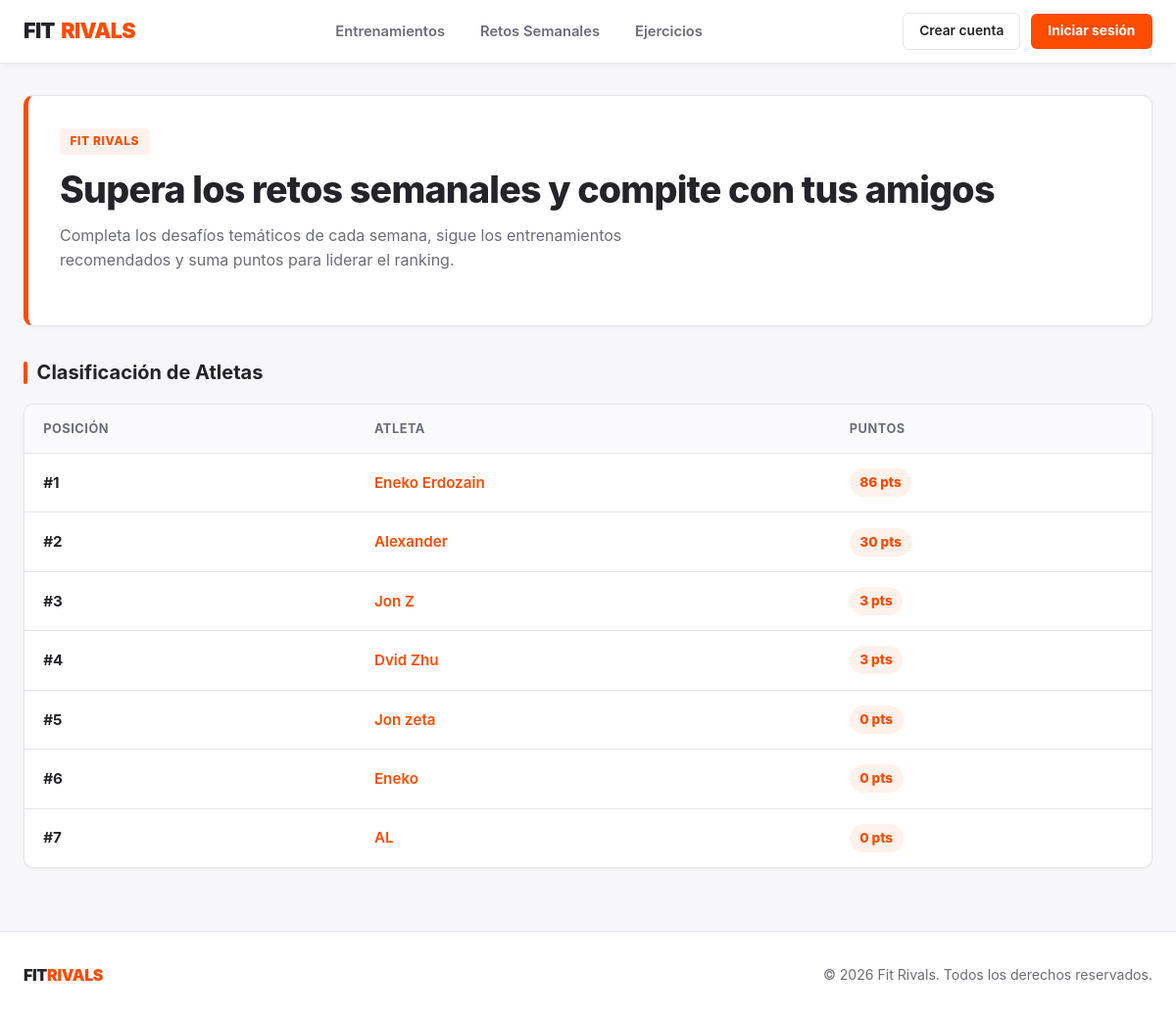
Before: / with the older database file.
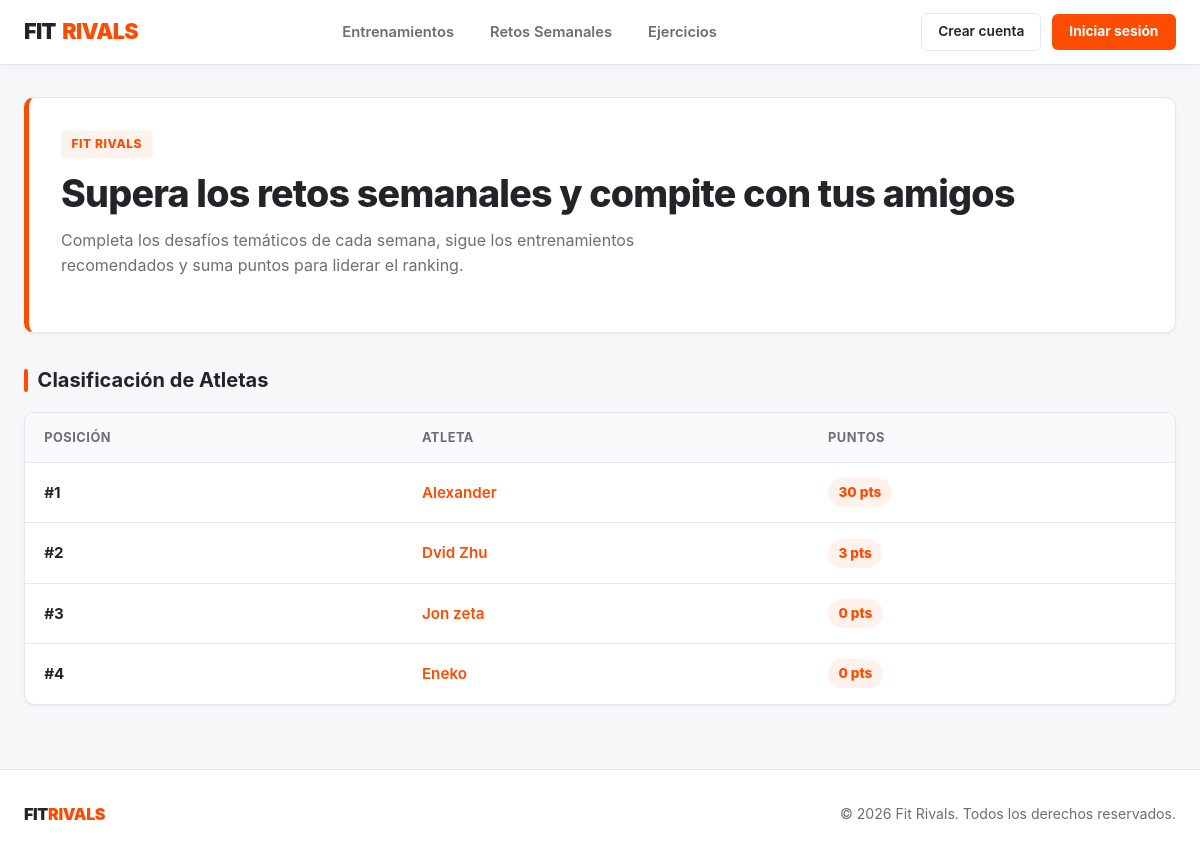
After: the same page with the newer database file.
### FitrivalsApp/models.py (models this page shows, shortened)
class Usuario(models.Model):
    nombre = models.CharField(max_length=100, unique=True)
    email = models.EmailField(unique=True)
    password = models.CharField(max_length=128)
    fecha_alta = models.DateField(auto_now_add=True)
    puntos = models.IntegerField(default=0)

### FitrivalsApp/views.py (the view)
# urls.py: path('', views.index, name='index'),
def index(request):
    retos = Reto.objects.all()
    usuarios = Usuario.objects.order_by('-puntos')
    return render(request, 'index.html', {
        'retos': retos,
        'usuarios': usuarios,
    })

### FitrivalsApp/templates/index.html (shortened to what this page needs)
{% extends 'base.html' %}
{% block content %}
<section class="dashboard-hero">
    <div class="hero-card">
        <span class="badge-orange">FIT RIVALS</span>
        <h1>Supera los retos semanales y compite con tus amigos</h1>
        <p>Completa los desafíos temáticos de cada semana, sigue los entrenamientos recomendados y suma puntos para liderar el ranking.</p>
    </div>
</section>
<h2>Clasificación de Atletas</h2>
<div class="strava-table-wrapper">
    <table class="strava-table">
        <thead>
            <tr>
                <th>Posición</th>
                <th>Atleta</th>
                <th>Puntos</th>
            </tr>
        </thead>
        <tbody>
            {% for u in usuarios %}
            <tr>
                <td><strong>#{{ forloop.counter }}</strong></td>
                <td><a href="{% url 'detalle_usuario' u.pk %}">{{ u.nombre }}</a></td>
                <td><span class="points-badge">{{ u.puntos }} pts</span></td>
            </tr>
            {% empty %}
            <tr>
                <td colspan="3">No hay atletas registrados todavía.</td>
            </tr>
            {% endfor %}
        </tbody>
    </table>
</div>
{% endblock %}

Changed rows visible on the page:
removed Usuario: nombre "Eneko Erdozain", puntos "86"
removed Usuario: nombre "Jon Z", puntos "3"
removed Usuario: nombre "AL", puntos "0"
